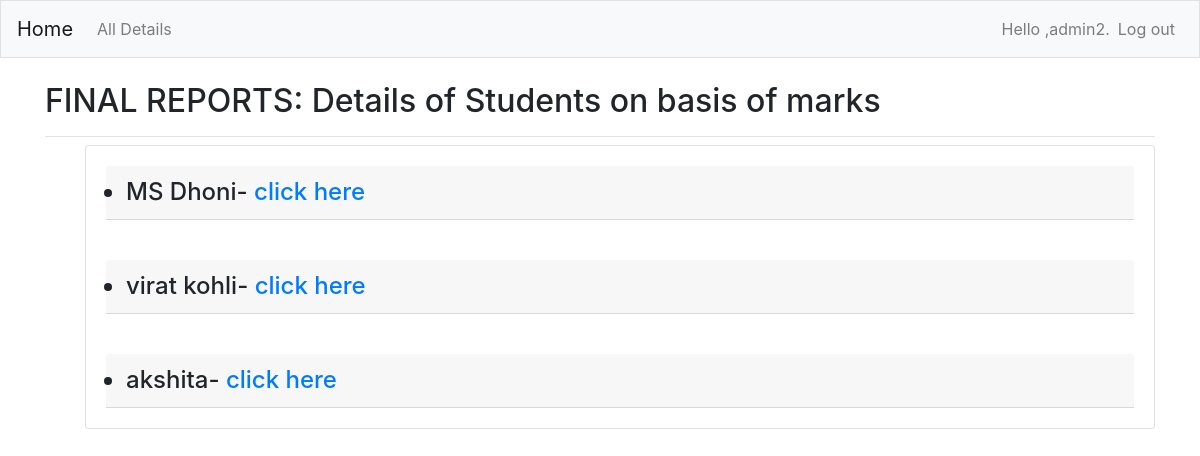
The app's page /detailmarks (signed in) with its own data.
### case2/models.py (models this page shows, shortened)
class Student(models.Model):
    id=models.AutoField(primary_key=True)
    registrationno=models.CharField(max_length=10)
    rollno=models.IntegerField()
    name=models.CharField(max_length=200)
    gender=models.CharField(max_length=100)
    address=models.TextField()
    parentcontactno=models.IntegerField()
    DOA=models.DateField()
    DOB=models.DateField()
    classname=models.CharField(max_length=100)
    Section=models.CharField(max_length=100)
    owner = models.ForeignKey(User,on_delete=models.CASCADE)
    class Meta:
        verbose_name_plural='Students'

### case2/views.py (the view)
# urls.py: path('detailmarks',views.detailmarks,name='detailmarks'),
@login_required
def detailmarks(request):
    results = Result.objects.all()
    students= Student.objects.all()
    context={'results': results,'students':students}
    return render(request,'detailmarks.html',context)

### case2/templates/detailmarks.html
{% extends 'staff_templates/base.html' %}
{% load bootstrap4 %}
{% load mathfilters %}
{% block page_header %}
<h2>FINAL REPORTS: Details of Students on basis of marks</h2>
{% endblock page_header %}
{% block content %}
<div>
   {% if results %}
      <ul>
         <div class="card mb-3">
            {% for y in students %}
            <div class="card-body">
            <h4 class="card-header">
                <li>
                  {{ y.name }}-
                      <a href="{% url 'detail1' y.registrationno %}">click here</a>
                  </li>
            </h4>
         </div>
         {% endfor %}
      </div>
   </ul>
   {% endif %}
</div>
{% endblock content %}

### case2/templates/staff_templates/base.html (shortened to what this page needs)
{% load bootstrap4 %}
<!DOCTYPE html>
<html lang="en">
<head>
   {% bootstrap_css %}
</head>
<body>
   <nav class="navbar navbar-expand-md navbar-light bg-light mb-4 border">
      <a class="navbar-brand" href="{% url 'index' %}">Home</a>
      <div class="collapse navbar-collapse" id="navbarCollapse">
         <ul class="navbar-nav mr-auto">
            <li class="nav-item">
               <a class="nav-link" href="{% url 'one' %}">All Details</a></li>
         </ul>
         <ul class="navbar-nav ml-auto">
            {% if user.is_authenticated %}
            <li class="nav-item">
               <span class="navbar-text"> Hello ,{{user.username}}.</span>
            </li>
            <li class="nav-item">
               <a class="nav-link" href="{% url 'users:logout' %}?next=/logoutpage">Log out</a>
            </li>
            {% endif %}
         </ul>
         </div>
   </nav>
   <main role="main" class="container">
      <div class ='pb-2 mb-2 border-bottom'>
         {% block page_header %}{% endblock page_header %}
      </div>
      <div>
         {% block content %}{% endblock content %}
      </div>
   </main>
</body>
</html>

### records on screen
Student: name "MS Dhoni"
Student: name "virat kohli"
Student: name "akshita"

### other values on screen
{{ user.username }} "admin2"
